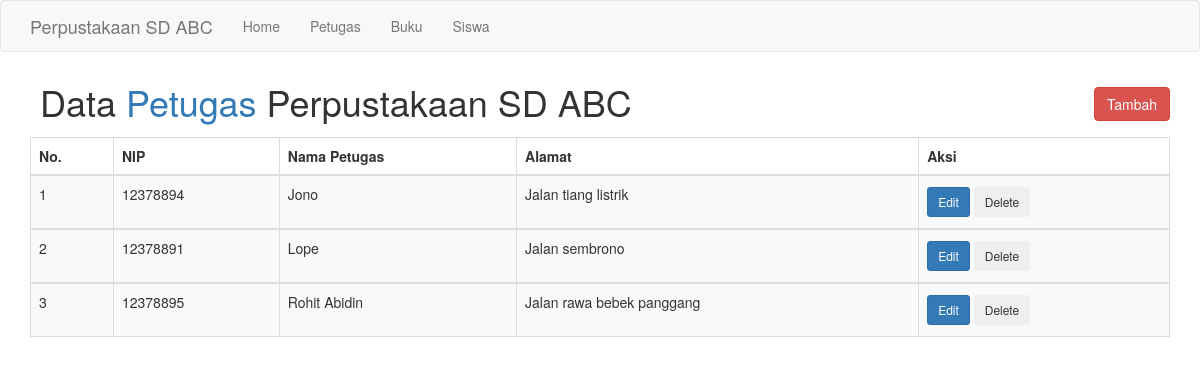
The app's page /petugas/data_petugas.php with its own data.
### tables this page shows
CREATE TABLE `petugas` (
  `nip` int(11) NOT NULL,
  `nama_petugas` varchar(255) NOT NULL,
  `alamat_petugas` text NOT NULL
);

### petugas/data_petugas.php (the view, shortened to what this page needs)
<?php
    require('../config/db.php');
    $query = 'SELECT * FROM petugas ORDER BY nama_petugas ASC';
    $no=1;
    $result = mysqli_query($conn, $query);
    $datas = mysqli_fetch_all($result, MYSQLI_ASSOC);
?>
<?php include('../inc/header.php'); ?>
    <div class="container">
        <h1  style="margin: 10px 10px 15px; display: inline-block;">Data <span class="text-primary">Petugas</span> Perpustakaan SD ABC</h1>
        <a href="add_petugas.php" class="btn btn-danger" style="margin-top: 15px; float: right;">Tambah</a>
        <table class="table table-striped table-hover table-bordered">
        <thead>
            <tr>
            <th>No.</th>
            <th>NIP</th>
            <th>Nama Petugas</th>
            <th>Alamat</th>
            <th>Aksi</th>
            </tr>
        </thead>
            <?php foreach($datas as $data) : ?>
            <tbody>
                <tr class="table-success">
                <td><?php echo $no; ?></td>
                <td><?php echo $data['nip']; ?></td>
                <td><?php echo $data['nama_petugas']; ?></td>
                <td><?php echo $data['alamat_petugas']; ?></td>
                <td>
                <form method="POST" action="<?php echo $_SERVER['PHP_SELF']; ?>">
                    <a href="<?php echo ROOT_URL; ?>petugas/edit_petugas.php?nip=<?php echo $data['nip']; ?>" class="btn btn-primary btn-sm" style="margin: 3px 0;">Edit</a>
                    <input type="submit" name="delete" value="Delete" class="btn btn-outline-secondary btn-sm" Onclick="return confirm('Apakah anda yakin untuk menghapus data petugas yang bernama <?php echo $data['nama_petugas']?>?')" style="margin: 3px 0;">
                </form>
                </td>
                </tr>
            </tbody>
            <?php $no++; ?>
            <?php endforeach; ?>
            </table>
    </div>
<?php include('../inc/footer.php'); ?>

### records on screen
petugas: nip "12378894", nama_petugas "Jono", alamat_petugas "Jalan tiang listrik"
petugas: nip "12378891", nama_petugas "Lope", alamat_petugas "Jalan sembrono"
petugas: nip "12378895", nama_petugas "Rohit Abidin", alamat_petugas "Jalan rawa bebek panggang"
